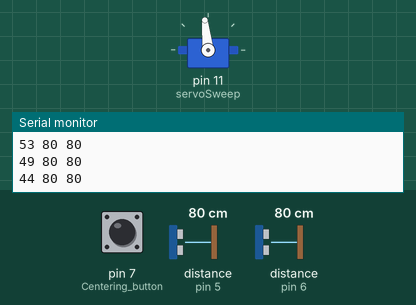
A sketch run on a simulated Arduino Uno, built with avr-gcc and run on an emulated ATmega328P. On the bench: servo, the last lines printed to the serial monitor. Wiring (inferred from the names in the program): 2 × ultrasonic range finder: trigger pin 5, echo pin 5 / trigger pin 6, echo pin 6. Inputs (shaded band) come from the test bench; at power-on: pin 7 (Centering_button) LOW, distance to the obstacle (sensors on pin 5, pin 6) 80 cm. The echo pulse lasts 58.3 µs per cm.

Above: at 1.2 s.
1.3 s: pin 7 (Centering_button) pulled HIGH for 0.15 s
At 1.45 s:
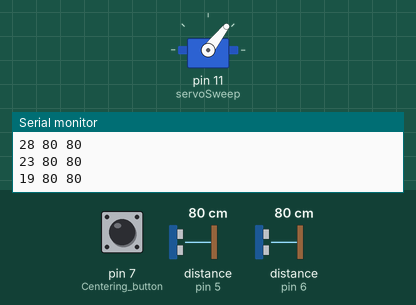
2.9 s: pin 7 (Centering_button) pulled HIGH for 1 s
At 3.18 s:
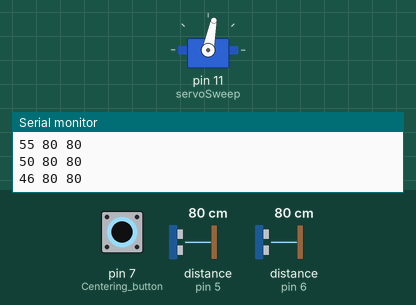
5.9 s: pin 7 (Centering_button) pulled HIGH for 3.2 s
At 6.17 s:
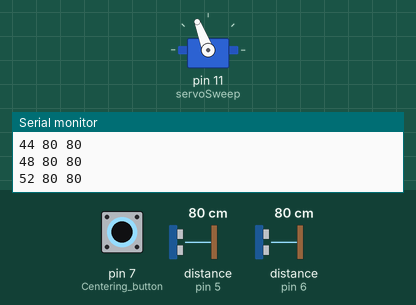
Timing chart, 0 to 10.6 s (numbered marks = the images above; inputs shaded):
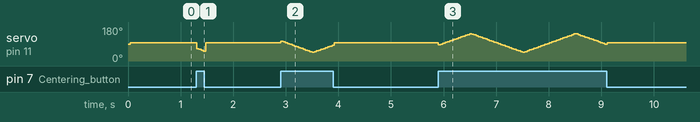

The sketch:

VisibilitySlizes2Sonars.ino
```cpp
// VISIBILITY_SLIZES_2_SONARS
// Scan sourounding with two sonars and keep track of the
// direction of the readings. The main goal is to separate
// low obstacles as cylinders from taller ones, such as walls.
//////////// Constants  ////////////////////////////////////////
const double scanPeriod = 2000;      //The temporal length of a sweep
const int sweepCenter = 96;          //middle position of arm
const int sweepAmplitude = 50;       //sweepangle from centre
const int lowPin  = 5;
const int highPin = 6;
const double pi = 3.14159265358979;

////////////  Motors  /////////////////////////////////////////////////////
#include <Servo.h>                           // Include servo library
Servo servoSweep;

////////////  Variables  /////////////////////////////////////////////////////
long lowReadings[2*sweepAmplitude+1] = {0}; //"+1" if floor(140.0)
long highReadings[2*sweepAmplitude+1] = {0}; //"+1" if floor(140.0)
int currState = 1;
long lowValue  = 0;
long highValue = 0;

void setup(){                                // Built-in initialization block
  pinMode(7, INPUT);                         // Centering button

  servoSweep.attach(11);
  Serial.begin(9600);
}

void loop(){
  delay(10);
  double sonarDecay = 1;
  int angleOffset = -800; //-500

  highValue = (1-sonarDecay)*highValue +
                 sonarDecay*readSonar(highPin);
  //if(highValue > 150){
  //  highValue = 300;
  //}

  delay(20);
  lowValue = (1-sonarDecay)*lowValue +
                 sonarDecay*readSonar(lowPin);
  //if(lowValue > 150){
  //  lowValue = 300;
  //}

  //delay(10);
  double angleSet = sweepCenter +
                     sweepAmplitude*asin(sin(double(2*pi*millis())/(scanPeriod)))*2/pi;

  double angleReal = sweepCenter +
                     sweepAmplitude*asin(sin(double(2*pi*millis() + angleOffset)/(scanPeriod)))*2/pi;
  servoSweep.write(digitalRead(7) ? angleSet : sweepCenter);

  int angle = floor(angleReal)+sweepAmplitude-sweepCenter;
  lowReadings[angle] = lowValue;
  highReadings[angle] = highValue;
  //delay(10);

  Serial.print(angle);
  Serial.print(" ");
  Serial.print(lowValue);
  Serial.print(" ");
  Serial.println(highValue);
}

long readSonar(int pin) {
  // establish variables for duration of the ping,
  // and the distance result in inches and centimeters:
  long duration, cm;

  // The PING))) is triggered by a HIGH pulse of 2 or more microseconds.
  // Give a short LOW pulse beforehand to ensure a clean HIGH pulse:
  pinMode(pin, OUTPUT);
  digitalWrite(pin, LOW);
  delayMicroseconds(2);
  digitalWrite(pin, HIGH);
  delayMicroseconds(5);
  digitalWrite(pin, LOW);

  // The same pin is used to read the signal from the PING))): a HIGH
  // pulse whose duration is the time (in microseconds) from the sending
  // of the ping to the reception of its echo off of an object.
  pinMode(pin, INPUT);
  duration = pulseIn(pin, HIGH);

  // convert the time into a distance
  cm = microsecondsToCentimeters(duration);

  return cm;
}

long microsecondsToCentimeters(long microseconds)
{
  // The speed of sound is 340 m/s or 29 microseconds per centimeter.
  // The ping travels out and back, so to find the distance of the
  // object we take half of the distance travelled.
  return microseconds / 29 / 2;
}
```
